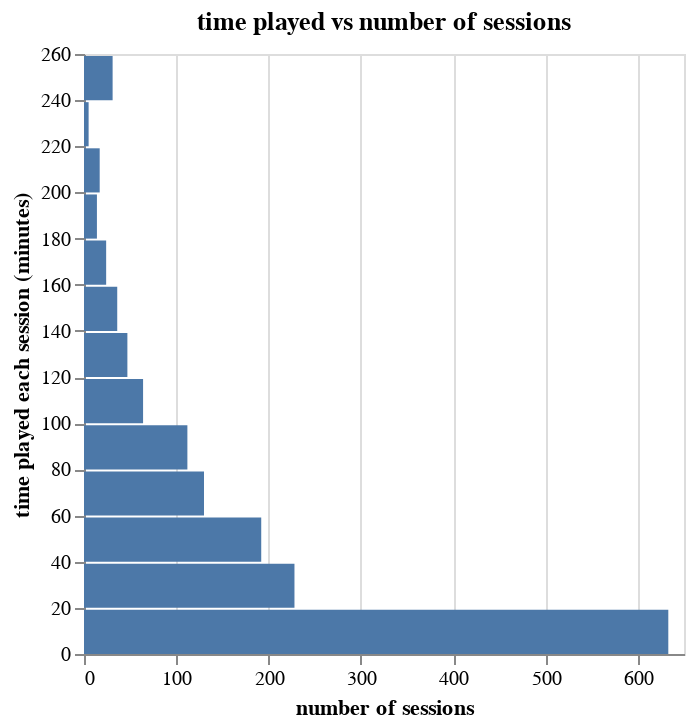

This figure's notebook cell:
### Markdown cell above
Here we see the relative amount of log-ons at a given day of the week.
It seems players actually log on least on friday and most on the weekend
other trends seem very intuitive (weekdays less log-ons).

Since the data starts from april and ends in september (172.925 days), the day of the week may not have as high as an impact as if it were to be a study done only during the winter sessions.

### Code cell
sesh["time_mins"] = sesh["time"] / 60
hours = alt.Chart(sesh).mark_bar().encode(
    y=alt.Y("time_mins",bin=alt.Bin(maxbins=20),title="time played each session (minutes)"),
    x=alt.X("count()",title="number of sessions")
).properties(
    title="time played vs number of sessions"
)
hours

### Figure 1 — Vega-Lite specification as saved in the notebook (floating-point values rounded to 4 significant figures; data arrays with more than 128 entries replaced by an {"elided": "..."} marker saying what was removed)
{"config": {"view": {"continuousWidth": 300, "continuousHeight": 300}}, "data": {"name": "data-37bb34d45a36d67cc02329b845016fc9"}, "mark": {"type": "bar"}, "encoding": {"x": {"aggregate": "count", "title": "number of sessions", "type": "quantitative"}, "y": {"bin": {"maxbins": 20}, "field": "time_mins", "title": "time played each session (minutes)", "type": "quantitative"}}, "title": "time played vs number of sessions", "$schema": "https://vega.github.io/schema/vega-lite/v5.20.1.json", "datasets": {"data-37bb34d45a36d67cc02329b845016fc9": {"elided": "1533 records"}}}
